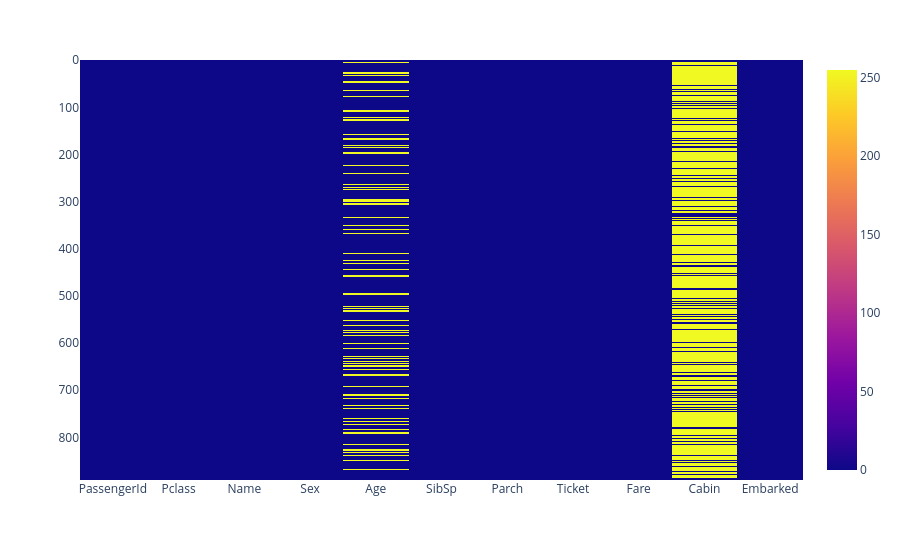

Notebook code for this chart:
### Code cell
X.isna().plot(kind='imshow')

### Figure 1 — Plotly figure (JSON) as saved in the notebook; plotly's stock layout.template omitted (floating-point values rounded to 4 significant figures; data arrays with more than 128 entries replaced by an {"elided": "..."} marker saying what was removed)
{"data": [{"coloraxis": "coloraxis", "hovertemplate": "x: %{x}<br>y: %{y}<br>color: %{z}<extra></extra>", "name": "0", "type": "heatmap", "x": ["PassengerId", "Pclass", "Name", "Sex", "Age", "SibSp", "Parch", "Ticket", "Fare", "Cabin", "Embarked"], "xaxis": "x", "y": {"elided": "891 int values"}, "yaxis": "y", "z": {"elided": "891x11 int values"}}], "layout": {"coloraxis": {"colorscale": [[0, "#0d0887"], [0.1111, "#46039f"], [0.2222, "#7201a8"], [0.3333, "#9c179e"], [0.4444, "#bd3786"], [0.5556, "#d8576b"], [0.6667, "#ed7953"], [0.7778, "#fb9f3a"], [0.8889, "#fdca26"], [1, "#f0f921"]]}, "margin": {"t": 60}, "xaxis": {"anchor": "y", "constrain": "domain", "domain": [0, 1], "scaleanchor": "y"}, "yaxis": {"anchor": "x", "autorange": "reversed", "constrain": "domain", "domain": [0, 1]}}}
